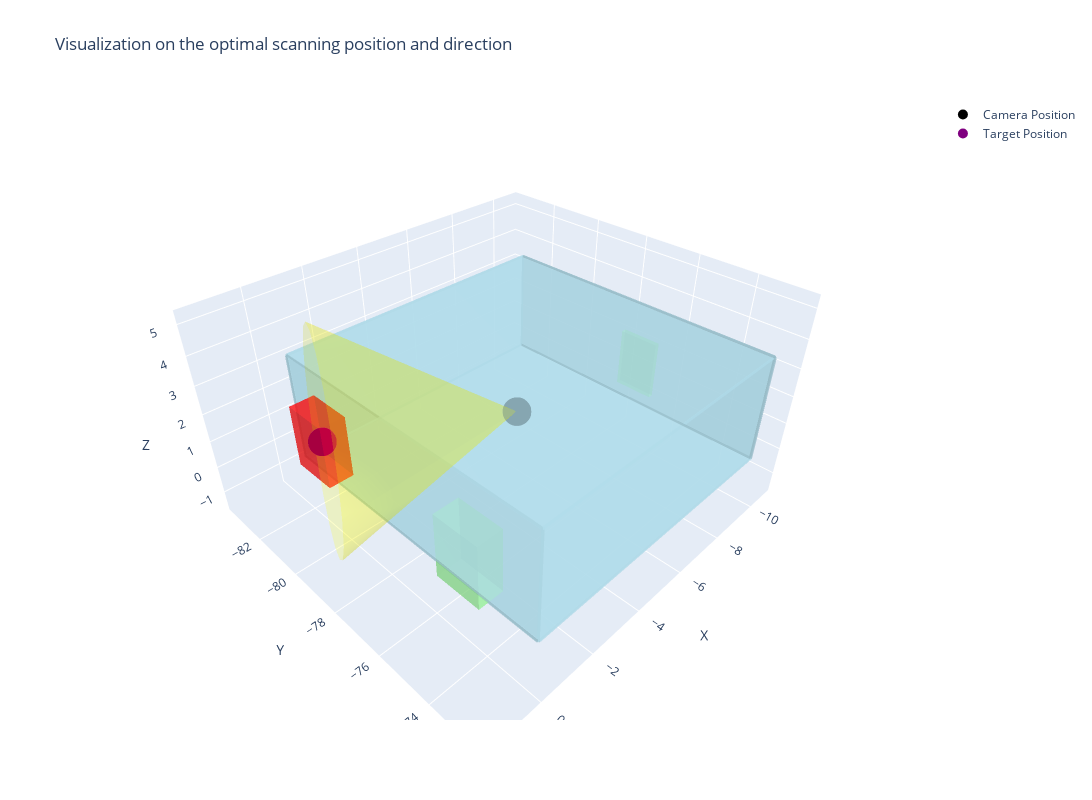

Here is the notebook cell this chart was saved with:
### Code cell
# the room id: 39
# the window (right) of the room
defect_id = 4036
robot_id = 1

optimal_location, optimal_direction = get_scanning_plan_o1(defect_id, robot_id, gpt_model="gpt-4o")
visualize_scanning(defect_id, robot_id, optimal_location, optimal_direction)

### Figure 1 — Plotly figure (JSON) as saved in the notebook; plotly's stock layout.template omitted (floating-point values rounded to 4 significant figures)
{"data": [{"color": "lightblue", "flatshading": true, "hoverinfo": "text", "i": [0, 0, 4, 4, 0, 0, 1, 1, 2, 2, 3, 3], "j": [1, 2, 5, 6, 1, 5, 2, 6, 3, 7, 0, 4], "k": [2, 3, 6, 7, 5, 4, 6, 5, 7, 6, 4, 7], "opacity": 0.5, "text": "ID: 1040, Type: wall", "type": "mesh3d", "x": [-0.31, -0.21, -0.21, -0.31, -0.31, -0.21, -0.21, -0.31], "y": [-82.46, -82.46, -72.5, -72.5, -82.46, -82.46, -72.5, -72.5], "z": [0, 0, 0, 0, 3.7, 3.7, 3.7, 3.7]}, {"color": "lightgreen", "flatshading": true, "hoverinfo": "text", "i": [0, 0, 4, 4, 0, 0, 1, 1, 2, 2, 3, 3], "j": [1, 2, 5, 6, 1, 5, 2, 6, 3, 7, 0, 4], "k": [2, 3, 6, 7, 5, 4, 6, 5, 7, 6, 4, 7], "opacity": 0.5, "text": "ID: 4019, Type: window", "type": "mesh3d", "x": [-0.2613, 0.5465, 0.5465, -0.2613, -0.2613, 0.5465, 0.5465, -0.2613], "y": [-75.18, -75.18, -73.68, -73.68, -75.18, -75.18, -73.68, -73.68], "z": [0.814, 0.814, 0.814, 0.814, 2.872, 2.872, 2.872, 2.872]}, {"color": "lightblue", "flatshading": true, "hoverinfo": "text", "i": [0, 0, 4, 4, 0, 0, 1, 1, 2, 2, 3, 3], "j": [1, 2, 5, 6, 1, 5, 2, 6, 3, 7, 0, 4], "k": [2, 3, 6, 7, 5, 4, 6, 5, 7, 6, 4, 7], "opacity": 0.5, "text": "ID: 1072, Type: wall", "type": "mesh3d", "x": [-10.11, -10.01, -10.01, -10.11, -10.11, -10.01, -10.01, -10.11], "y": [-82.46, -82.46, -72.5, -72.5, -82.46, -82.46, -72.5, -72.5], "z": [0, 0, 0, 0, 3.7, 3.7, 3.7, 3.7]}, {"color": "lightgreen", "flatshading": true, "hoverinfo": "text", "i": [0, 0, 4, 4, 0, 0, 1, 1, 2, 2, 3, 3], "j": [1, 2, 5, 6, 1, 5, 2, 6, 3, 7, 0, 4], "k": [2, 3, 6, 7, 5, 4, 6, 5, 7, 6, 4, 7], "opacity": 0.5, "text": "ID: 5059, Type: door", "type": "mesh3d", "x": [-10.76, -10.58, -10.58, -10.76, -10.76, -10.58, -10.58, -10.76], "y": [-78.18, -78.18, -76.78, -76.78, -78.18, -78.18, -76.78, -76.78], "z": [0, 0, 0, 0, 2.085, 2.085, 2.085, 2.085]}, {"color": "lightblue", "flatshading": true, "hoverinfo": "text", "i": [0, 0, 4, 4, 0, 0, 1, 1, 2, 2, 3, 3], "j": [1, 2, 5, 6, 1, 5, 2, 6, 3, 7, 0, 4], "k": [2, 3, 6, 7, 5, 4, 6, 5, 7, 6, 4, 7], "opacity": 0.5, "text": "ID: 1082, Type: wall", "type": "mesh3d", "x": [-10.06, -0.2598, -0.2598, -10.06, -10.06, -0.2598, -0.2598, -10.06], "y": [-82.51, -82.51, -82.41, -82.41, -82.51, -82.51, -82.41, -82.41], "z": [0, 0, 0, 0, 3.7, 3.7, 3.7, 3.7]}, {"color": "lightblue", "flatshading": true, "hoverinfo": "text", "i": [0, 0, 4, 4, 0, 0, 1, 1, 2, 2, 3, 3], "j": [1, 2, 5, 6, 1, 5, 2, 6, 3, 7, 0, 4], "k": [2, 3, 6, 7, 5, 4, 6, 5, 7, 6, 4, 7], "opacity": 0.5, "text": "ID: 1118, Type: wall", "type": "mesh3d", "x": [-10.06, -0.2598, -0.2598, -10.06, -10.06, -0.2598, -0.2598, -10.06], "y": [-72.55, -72.55, -72.45, -72.45, -72.55, -72.55, -72.45, -72.45], "z": [0, 0, 0, 0, 3.7, 3.7, 3.7, 3.7]}, {"color": "lightblue", "flatshading": true, "hoverinfo": "text", "i": [0, 0, 4, 4, 0, 0, 1, 1, 2, 2, 3, 3], "j": [1, 2, 5, 6, 1, 5, 2, 6, 3, 7, 0, 4], "k": [2, 3, 6, 7, 5, 4, 6, 5, 7, 6, 4, 7], "opacity": 0.5, "text": "ID: 2046, Type: ceiling", "type": "mesh3d", "x": [-10.06, -0.2598, -0.2598, -10.06, -10.06, -0.2598, -0.2598, -10.06], "y": [-82.46, -82.46, -72.5, -72.5, -82.46, -82.46, -72.5, -72.5], "z": [3.65, 3.65, 3.65, 3.65, 3.75, 3.75, 3.75, 3.75]}, {"color": "lightblue", "flatshading": true, "hoverinfo": "text", "i": [0, 0, 4, 4, 0, 0, 1, 1, 2, 2, 3, 3], "j": [1, 2, 5, 6, 1, 5, 2, 6, 3, 7, 0, 4], "k": [2, 3, 6, 7, 5, 4, 6, 5, 7, 6, 4, 7], "opacity": 0.5, "text": "ID: 3047, Type: floor", "type": "mesh3d", "x": [-10.06, -0.2598, -0.2598, -10.06, -10.06, -0.2598, -0.2598, -10.06], "y": [-82.46, -82.46, -72.5, -72.5, -82.46, -82.46, -72.5, -72.5], "z": [-0.05, -0.05, -0.05, -0.05, 0.05, 0.05, 0.05, 0.05]}, {"color": "red", "flatshading": true, "hoverinfo": "text", "i": [0, 0, 4, 4, 0, 0, 1, 1, 2, 2, 3, 3], "j": [1, 2, 5, 6, 1, 5, 2, 6, 3, 7, 0, 4], "k": [2, 3, 6, 7, 5, 4, 6, 5, 7, 6, 4, 7], "opacity": 0.5, "text": "ID: 4036, Type: window", "type": "mesh3d", "x": [-0.2613, 0.5465, 0.5465, -0.2613, -0.2613, 0.5465, 0.5465, -0.2613], "y": [-81.28, -81.28, -79.78, -79.78, -81.28, -81.28, -79.78, -79.78], "z": [0.814, 0.814, 0.814, 0.814, 2.872, 2.872, 2.872, 2.872]}, {"marker": {"color": "black", "size": 10}, "mode": "markers", "name": "Camera Position", "type": "scatter3d", "x": [-5.159], "y": [-78], "z": [1.5]}, {"marker": {"color": "purple", "size": 10}, "mode": "markers", "name": "Target Position", "type": "scatter3d", "x": [0.1426], "y": [-80.53], "z": [1.843]}, {"color": "yellow", "i": [0, 0, 0, 0, 0, 0, 0, 0, 0, 0, 0, 0, 0, 0, 0, 0, 0, 0, 0, 0], "j": [1, 2, 3, 4, 5, 6, 7, 8, 9, 10, 11, 12, 13, 14, 15, 16, 17, 18, 19, 20], "k": [2, 3, 4, 5, 6, 7, 8, 9, 10, 11, 12, 13, 14, 15, 16, 17, 18, 19, 20, 1], "name": "Field of View", "opacity": 0.2, "type": "mesh3d", "x": [-5.159, 1.602, 1.459, 1.174, 0.7767, 0.3115, -0.1717, -0.6205, -0.9864, -1.23, -1.324, -1.259, -1.042, -0.6958, -0.2588, 0.222, 0.6944, 1.107, 1.416, 1.587, 1.602], "y": [-78, -77.45, -77.61, -78.07, -78.81, -79.73, -80.73, -81.71, -82.57, -83.2, -83.54, -83.56, -83.24, -82.63, -81.8, -80.82, -79.81, -78.88, -78.13, -77.63, -77.45], "z": [1.5, 1.887, 2.985, 3.96, 4.705, 5.14, 5.218, 4.93, 4.307, 3.417, 2.356, 1.24, 0.1889, -0.683, -1.281, -1.541, -1.434, -0.9725, -0.2056, 0.7831, 1.887]}], "layout": {"height": 800, "scene": {"aspectmode": "data", "aspectratio": {"x": 1, "y": 1, "z": 1}, "xaxis": {"title": {"text": "X"}, "visible": true}, "yaxis": {"title": {"text": "Y"}, "visible": true}, "zaxis": {"title": {"text": "Z"}, "visible": true}}, "title": {"text": "Visualization on the optimal scanning position and direction"}, "width": 1200}}
